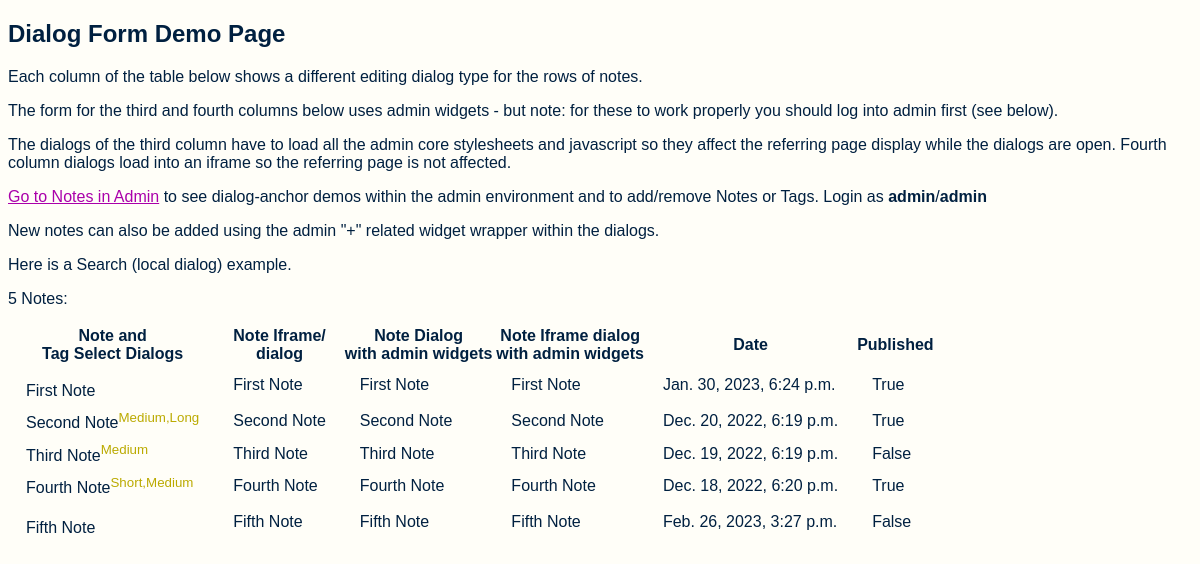
/, run on an earlier commit of the app's database.
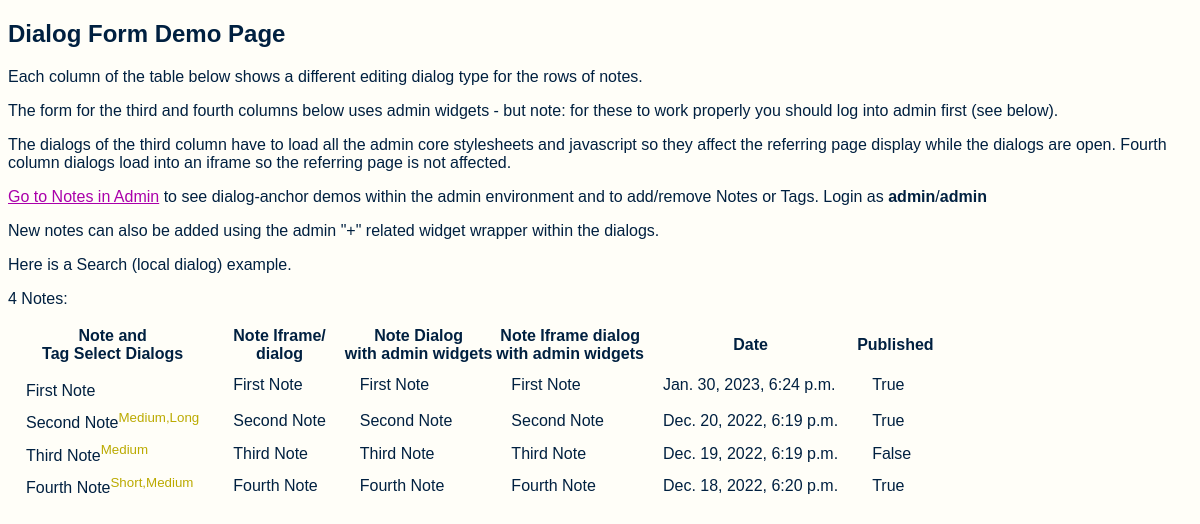
And on a later commit of the database.
### dialogform/demo/models.py (models this page shows, shortened)
class Note(models.Model):
    content = models.CharField(max_length=200)
    date = models.DateTimeField('date written')
    published = models.BooleanField(default=False)
    parents = models.ManyToManyField('self', blank=True, symmetrical=False,
                                     related_name='children')

class Tag(models.Model):
    name = models.CharField(max_length=32, unique=True)
    notes = models.ManyToManyField('Note', blank=True, related_name='tags')

### dialogform/demo/views.py (the view)
# urls.py: path('',                            Notes.as_view(),            name = 'notes'),
class Notes(ListView):
    model = Note
    template_name = "dialogform/demo/note_list.html"
    def get_context_data(self, **kwargs):
        context = super().get_context_data(**kwargs)
        queryform = \
            queryform = SearchForm(self.request.GET) if 'search' in self.request.GET \
                else SearchForm({'search':''})
        context["queryform"] = queryform
        queryform.full_clean()
        qd = queryform.cleaned_data
        if qd["search"]:
            context['note_list'] = context['note_list'].filter(content__icontains=qd["search"])
        return context

### dialogform/forms.py (called while the page is built)
    def as_render_as(self):
        if self.render_as.lower() not in ('div','table','p','ul'):
            raise Exception(f"{self.__class__}: unrecognized form render_as attribute: {self.render_as}")
        return eval(f"self.as_{self.render_as.lower()}()")

### dialogform/templates/dialogform/demo/note_list.html (shortened to what this page needs)
{% load static %}
<!DOCTYPE html>
<html>
  <head>
    {% include "dialogform/anchor_media.html" %}
    <link rel="stylesheet" type="text/css" href="{% static 'dialogform/demo/css/style.css' %}">
  </head>
  <body>
    <h2>Dialog Form Demo Page</h2>
    <p>Each column of the table below shows a different editing dialog type for the rows of notes.</p>
    <p>The form for the third and fourth columns below uses admin widgets - but note: for these to work properly you should log into admin first (see below).</p>
    <p>The dialogs of the third column have to load all the admin core stylesheets and javascript so they affect the referring page display while the dialogs are open. Fourth column dialogs load into an iframe so the referring page is not affected.</p>
    <p><a href="{% url 'admin:demo_note_changelist' %}">Go to Notes in Admin</a>
      to see dialog-anchor demos within the admin environment and to add/remove Notes or Tags.
      Login as <b>admin</b>/<b>admin</b></p>
    <p>New notes can also be added using the admin "+" related widget wrapper within the dialogs.</p>
    <p>Here is a <span class="dialog-anchor" data-url="#local_note_dialog"><span>Search</span></span> (local dialog) example.</p>
    <p class="notes-links">{{ note_list.count }} Note{{ note_list.count|pluralize }}:</p>
    <table class="note-list" style="position:relative;">
      <tr>
        <th scope="col">Note and <br>Tag Select Dialogs</th>
        <th scope="col">Note Iframe/<br>dialog</th>
        <th scope="col">Note Dialog<br>with admin widgets</th>
        <th scope="col">Note Iframe dialog<br>with admin widgets</th>
        <th scope="col">Date</th><th scope="col">Published</th>
      </tr>
      {% for note in note_list %}
        <tr>
          <td></td>
          <td>
            <div class="dialog-anchor" data-url="{% url 'note-iframe' pk=note.pk %}"  title="Edit with dialog/iframe"
                 data-type="iframe">
              <span>{{ note.content }}</span></div>
          </td>
          <td>
            <div class="dialog-anchor" data-url="{% url 'note-change-admin' pk=note.pk %}"
                 title="Dialog Edit with admin widgets"
                 data-cleanup="admin_cleanup">
              <span>{{ note.content }}</span></div>
          </td>
          <td>
            <div class="dialog-anchor" data-url="{% url 'note-iframe-admin' pk=note.pk %}"
                 title="Iframe Edit with admin widgets"
                 data-type="iframe"
                 data-cleanup="admin_cleanup">
              <span>{{ note.content }}</span></div>
          </td>
          <td>
            {{ note.date }}
          </td>
          <td>
            {{ note.published }}
          </td>
        </tr>
      {% endfor %}
    </table>
  </body>
</html>

### dialogform/templates/dialogform/anchor_media.html (shortened to what this page needs)
{% load static %}
<link rel="stylesheet" href="{% static 'dialogform/css/dialogform.css' %}">

### dialogform/static/dialogform/css/dialogform.css (style rules this page uses)
@media (prefers-color-scheme: light) { :root { --_dialog-background: var(--dialog-background, var(--body-bg, #FEFDF4)); --_dialog-color: var(--dialog-color, var(--body-fg, #103050)); --_dialog-anchor-bg-hover: var(--dialog-anchor-background-hover, #FAF1DD); } }
:root { --_icon-size: var(--icon-size, 20px); --_border-radius: var(--dialog-border-radius, 8px); }
.dialog-anchor { display: inline-block; box-sizing: border-box; }
.dialog-anchor span { text-decoration: none; }

### dialogform/static/dialogform/demo/css/style.css (style rules this page uses)
@media (prefers-color-scheme: light) { :root { --_dialog-background: var(--dialog-background, var(--body-bg, #FFFEF8)); --_dialog-color: var(--dialog-color, var(--body-fg, #002040)); --_dialog-background-hover: var(--dialog-background-hover, #E8DCC8); } }
@media (prefers-color-scheme: light) { sup { font-size: smaller; color: #BA0; } }
@media (prefers-color-scheme: light) { a { color: #A0A; } }
html { font-family: Arial, Helvetica, sans-serif; background: var(--_dialog-background); color: var(--_dialog-color); }
div.noteandtags { font-size: 1rem; }
td { padding: 0.25em 1em; vertical-align: inherit; }

What changed in the data, as far as the page shows it:
removed Note: id+content "Fifth Note", content "Fifth Note", date "Feb. 26, 2023, 3:27 p.m.", published "False"
Also different on the page:
{{ note_list.count }}: "5" → "4"
